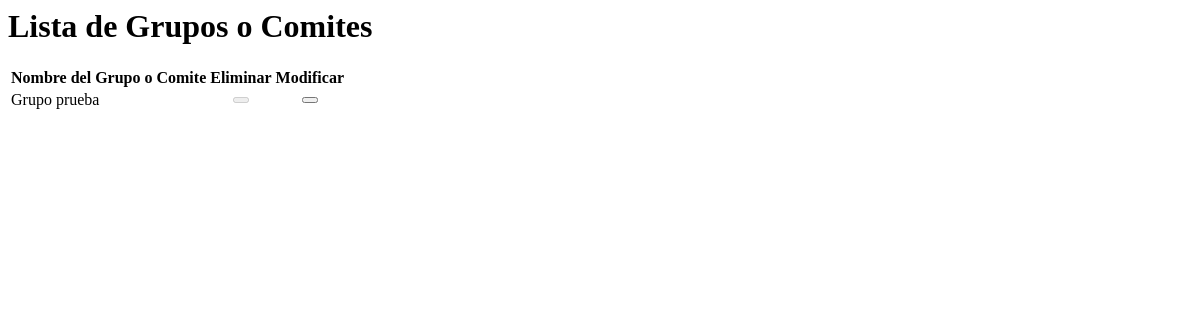
Page /Datos/cargarComite.php on the earlier database version.
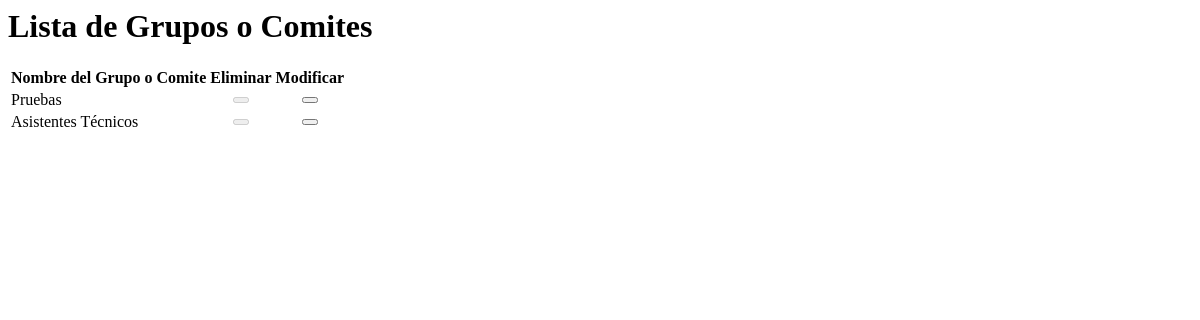
Same page on the later database version.
### tables this page shows
CREATE TABLE IF NOT EXISTS `grupo_o_comite` (
  `ID_Grupo_o_comite` int(11) NOT NULL,
  `Nombre_Grupo_o_comite` varchar(45) NOT NULL
);

### Datos/cargarComite.php (the view, shortened to what this page needs)
<?php
 $pame = mysql_query("SELECT * FROM grupo_o_comite");
?>
<html lang="es">
<head>
</head>
<body>
    <div class="row">
        <div class="col-lg-12">
            <h1 class="page-header">Lista de Grupos o Comites</h1>
        </div>
    </div>
    <div class="table-responsive">
        <table class="table table-bordered table-hover table-striped">
            <thead>
        <tr>
            <th><strong>Nombre del Grupo o Comite</strong></th>
            <th><strong>Eliminar</strong></th>
            <th><strong>Modificar</strong></th>
        </tr>
            </thead>
      <tbody>
        <?php
        while ($row = mysql_fetch_array($pame)) {
            $id = $row['ID_Grupo_o_comite'];
         ?>
          <tr>
                  <td><div class="text" id="npais-<?php echo $id ?>"><?php echo $row['Nombre_Grupo_o_comite'] ?></div></td>
<?php
  if($_SESSION['user_rol'] != 100){
         echo'         <td>
          <center>
              <button class="elimina btn btn-danger glyphicon glyphicon-trash" disabled="TRUE"></button>
          </center>
            </td> ';
  }  else {
   echo'       <td>
          <center>
              <button class="elimina btn btn-danger glyphicon glyphicon-trash"></button>
          </center>
            </td> ';
  }
?>
            <td>
            <center>
                <button   type="button"  id="editar" href="#" class="editarb btn btn-primary glyphicon glyphicon-edit" >
                </button>
            </center>
            </td>
    </tr>
   <?php } ?>
 </tbody>
    </table>
    </div>
</body>
</html>

Differences in the rows shown:
removed grupo_o_comite: Nombre_Grupo_o_comite "Grupo prueba"
added grupo_o_comite: Nombre_Grupo_o_comite "Pruebas"
added grupo_o_comite: Nombre_Grupo_o_comite "Asistentes Técnicos"
